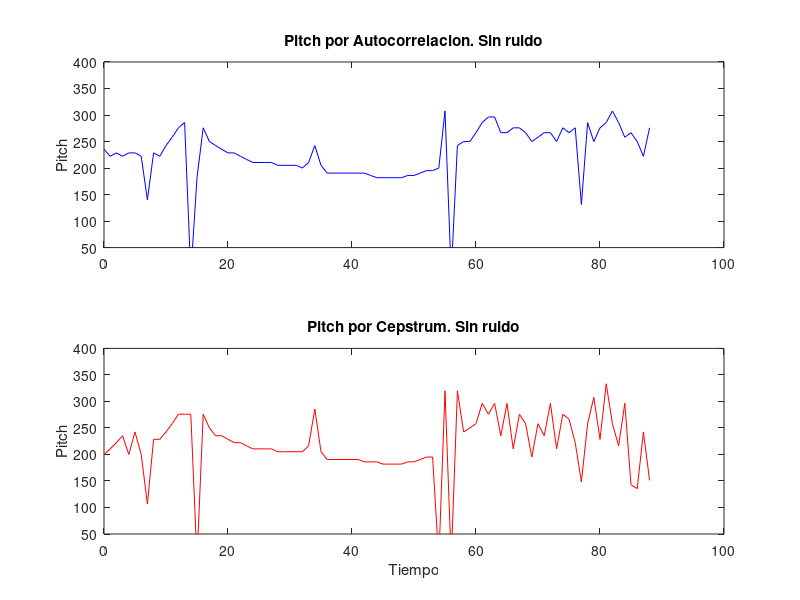
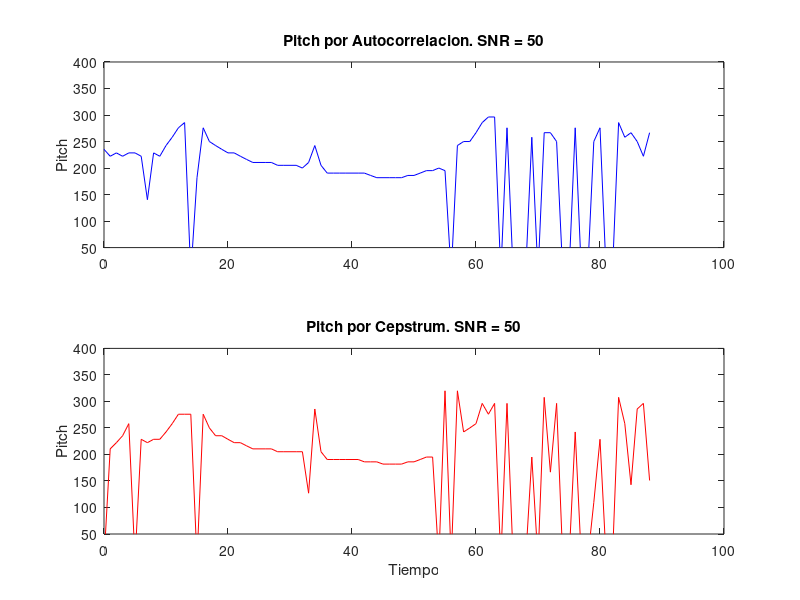
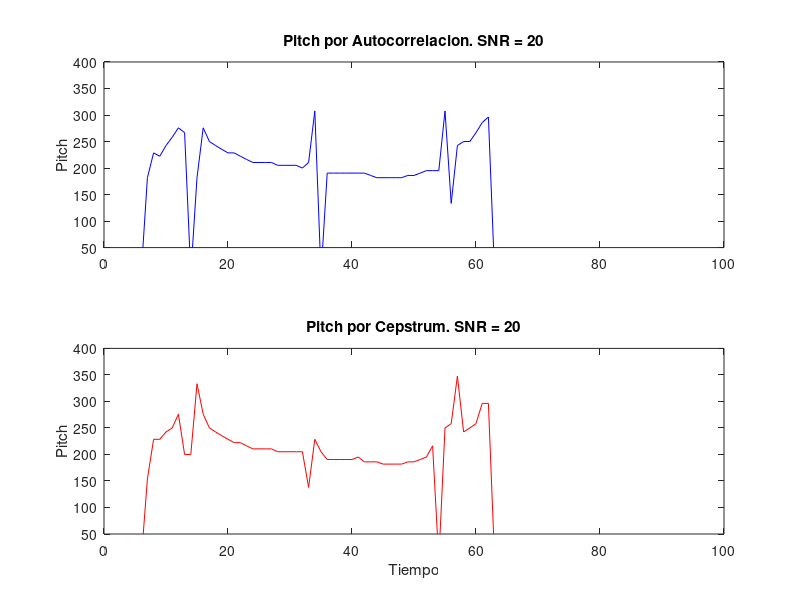
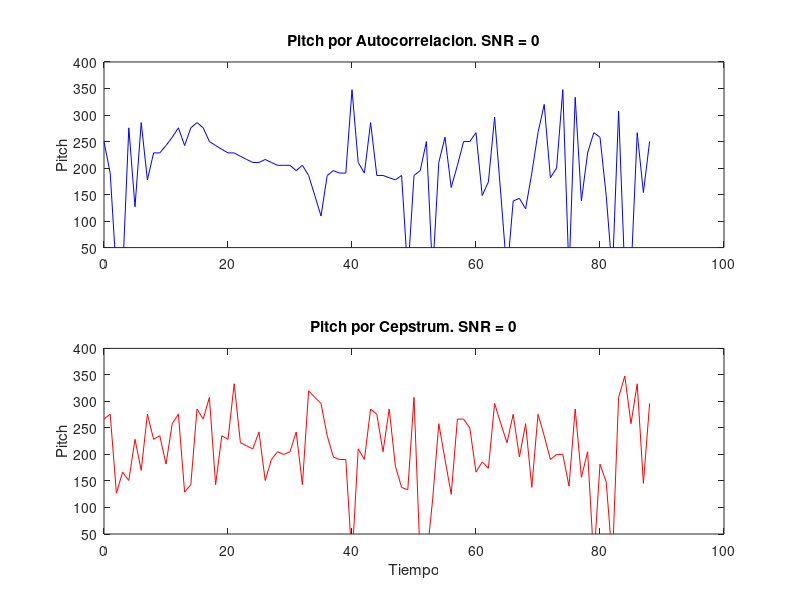

MATLAB code to generate these figures, in order:
1;

clear all;

%Umbrales para detectar si el fonema es sordo o sonoro
%obtenidos experimentalmente al analizar la 
global MIN_ENERGIA = 0.8; %energia en la banda de frecuencias altas (N/4~N/2)
global MIN_CRUCES = 60; %30 cruces en 30 ms equivale a una frecuencia de 1000 hz

%Devuelve la cantidad de cruces por cero que tiene la señal
% Mientras mas cruces por unidad de tiempo, mayor frecuencia tiene
function cruza = contar_cruces(senal)
    cruces = sign(senal);
    signo = cruces(1);
    cruza = 0;
    for i=2:length(cruces)
        if(signo == cruces(i)*(-1)) %si el signo es distinto al anterior
            cruza = cruza + 1;
        end
        signo = cruces(i);
    end
endfunction

%Calcula la energia de una senal con autocorrelacion
function energia = calcular_energia(senal)
    trans = abs(fft(senal)); %transforma
    N = length(trans);
    %evaluar = trans(floor(N/4):floor(N/2)); %se queda con el segundo cuarto que pertenece a las frecuencias altas
    energia = sum(trans.^2); %calcula energia en espectro
endfunction

%Devuelve true si el fragmento es sonoro.
function resultado = esSonoro(energia,cruces)
    global MIN_ENERGIA;
    global MIN_CRUCES;
    if(energia >= MIN_ENERGIA) %compara energia, mientras mas, es mas sonoro
        resultado = true;
    else
        if(cruces < MIN_CRUCES) %compara cruces, mientras menos, es mas sonoro
            resultado = true;
        else
            resultado = false;
        end
    end
endfunction

%Calcula el pitch de un fragmento por el metodo de autocorrelacion
function pitch_autocor = pitch_autocorrelacion(fragmento, frec_muestreo)
    autocor = xcorr(fragmento, fragmento);
    M = length(autocor);
    autocor = autocor(ceil(M/2):M);         %le saco la mitad porque esta duplicado
    M = length(autocor);                    %recalculo M
    inicio = ceil((2/1000)*frec_muestreo);  %empiezo a buscar a partir de 2 ms, para saltearme el primer pico.
    [maximo idx] = max(autocor(inicio:M));  %encuentro el indice del maximo
    pitch_autocor = (frec_muestreo/(idx+inicio));
endfunction

%Calcula el pitch de un fragmento por el metodo de cepstrum
function pitch_cep = pitch_cepstrum(fragmento, frec_muestreo)
    frec_inicio_busqueda = 400; %busco el pitch a partir de 400 Hz.
    inicio = frec_muestreo/frec_inicio_busqueda;

    cep = fragmento(1:floor(length(fragmento)/2)); %le quito la mitad porque es simetrico
    M = length(cep);

    [maximo idx] = max(cep(inicio:M)); %me quedo con el indice (frecuencia) maximo pico
    pitch_cep = (frec_muestreo/(inicio+idx)); %le sumo el desplazamiento y convierto a frecuencia
end


function [pitchs_cep, pitchs_autocor] = calcularPitch(frase, frec_muestreo);
    N = length(frase);
    %Configuracion de la ventana a utilizar
    ancho_ms = 30;                                  %ancho en milisegundos de la ventana
    ancho_ventana = ancho_ms*frec_muestreo/1000;    %ancho en muestras de la ventana
    ventana = hanning(ancho_ventana);               %definicion de la ventana

    %calculo de los pitchs
    pitchs_cep = [];
    pitchs_autocor = [];

    for i=1:ceil(N/ancho_ventana)
        inicio = (i-1)*ancho_ventana + 1;           %inicio de la ventana a procesar
        fin = ancho_ventana*i;                      %fin de la ventana
        fragmento = frase(((i-1)*ancho_ventana + 1):min(ancho_ventana*i,N)); %calcula fragmento
        if(length(fragmento) < ancho_ventana)       %termino de recorrer cuando la ventana es chica
            break;
        end;
        fragmento_v = fragmento .* ventana;         %ventanea fragmento
        energia = calcular_energia(fragmento_v);
        cruces = contar_cruces(fragmento_v);
        
        if(esSonoro(energia,cruces))
            cep = (ifft(log(abs(fft(fragmento_v)))));
            pitchs_cep = [pitchs_cep pitch_cepstrum(cep, frec_muestreo)];
            pitchs_autocor = [pitchs_autocor pitch_autocorrelacion(fragmento_v', frec_muestreo)];
        else
            pitchs_cep = [pitchs_cep 0];
            pitchs_autocor = [pitchs_autocor 0];
        end
    end

endfunction

%devuelve la frase con una relacion senal ruido dada por snr
function frase_ruido = contaminarRuido(frase, snr)
   N = length(frase);
   ruido = randn(N,1);
   potencia_frase = norm(frase,2)^2/N;
   potencia_ruido = norm(ruido,2)^2/N;
   alfa = sqrt(potencia_frase*(10^(-snr/10))/potencia_ruido);
   frase_ruido = frase + alfa*ruido;
endfunction

%filtra los pitchs mayores a 350 y menores a 50
function pitchs_filtrados = filtrarBajosAltos(pitchs)
    pitchs_filtrados = [];
    for i=1:length(pitchs)
        if(pitchs(i) >= 50 & pitchs(i) <= 350)
            pitchs_filtrados = [pitchs_filtrados pitchs(i)];
        else
            pitchs_filtrados = [pitchs_filtrados 0];
        end
    end
endfunction

%-----------------------------------------------

%Carga el audio
frec_muestreo = 8000;
frase = load("sent.txt");
frase = frase(125:length(frase)); %quita todos los ceros del principio

frases = [frase contaminarRuido(frase,50) contaminarRuido(frase,20) contaminarRuido(frase,0)];

%Calcula el pitch con dos metodos distintos
[pitchs_cep100, pitchs_autocor100]  = calcularPitch(frases(:,1), frec_muestreo);
[pitchs_cep50, pitchs_autocor50]    = calcularPitch(frases(:,2), frec_muestreo);
[pitchs_cep20, pitchs_autocor20]    = calcularPitch(frases(:,3), frec_muestreo);
[pitchs_cep0, pitchs_autocor0]      = calcularPitch(frases(:,4), frec_muestreo);

%Proceso de filtrado
pitchs_filtrados_cep100 = filtrarBajosAltos(pitchs_cep100);
pitchs_filtrados_cep50  = filtrarBajosAltos(pitchs_cep50);
pitchs_filtrados_cep20  = filtrarBajosAltos(pitchs_cep20);
pitchs_filtrados_cep0   = filtrarBajosAltos(pitchs_cep0);

pitchs_filtrados_autocor100 = filtrarBajosAltos(pitchs_autocor100);
pitchs_filtrados_autocor50  = filtrarBajosAltos(pitchs_autocor50);
pitchs_filtrados_autocor20  = filtrarBajosAltos(pitchs_autocor20);
pitchs_filtrados_autocor0   = filtrarBajosAltos(pitchs_autocor0);

M1 = length(pitchs_autocor100);
x1 = 0:M1-1;
M2 = length(pitchs_cep100);
x2 = 0:M2-1;

%Dibuja
hold on;
%   figure(1); specgram(frase); title("Espectrograma");
%   figure(2); plot(frase); title("Frase");
%   figure(3); plot(pitchs_cep); title("Pitchs por cepstrum");
%   figure(4); plot(pitchs_autocor); title("Pitchs por autocorrelacion");
figure(5); specgram(frases(:,1)); title("Espectrograma para senal sin ruido");
figure(6); specgram(frases(:,2)); title("Espectrograma para SNR = 50");
figure(7); specgram(frases(:,3)); title("Espectrograma para SNR = 20");
figure(8); specgram(frases(:,4)); title("Espectrograma para SNR = 0");

%figure(2); stem(energias)
hold on;
figure(1); 
subplot(2,1,1); plot(x1,pitchs_filtrados_autocor100,'b'); title("Pitch por Autocorrelacion. Sin ruido"); ylabel("Pitch"); ylim([50, 400]);
subplot(2,1,2); plot(x2,pitchs_filtrados_cep100,'r'); title("Pitch por Cepstrum. Sin ruido"); xlabel("Tiempo"); ylabel("Pitch"); ylim([50, 400]);

figure(2); 
subplot(2,1,1); plot(x1,pitchs_filtrados_autocor50,'b'); title("Pitch por Autocorrelacion. SNR = 50"); ylabel("Pitch"); ylim([50, 400]);
subplot(2,1,2); plot(x2,pitchs_filtrados_cep50,'r'); title("Pitch por Cepstrum. SNR = 50"); xlabel("Tiempo"); ylabel("Pitch"); ylim([50, 400]);

figure(3); 
subplot(2,1,1); plot(x1,pitchs_filtrados_autocor20,'b'); title("Pitch por Autocorrelacion. SNR = 20"); ylabel("Pitch"); ylim([50, 400]);
subplot(2,1,2); plot(x2,pitchs_filtrados_cep20,'r'); title("Pitch por Cepstrum. SNR = 20"); xlabel("Tiempo"); ylabel("Pitch"); ylim([50, 400]);

figure(4); 
subplot(2,1,1); plot(x1,pitchs_filtrados_autocor0,'b'); title("Pitch por Autocorrelacion. SNR = 0"); ylabel("Pitch"); ylim([50, 400]);
subplot(2,1,2); plot(x2,pitchs_filtrados_cep0,'r'); title("Pitch por Cepstrum. SNR = 0"); xlabel("Tiempo"); ylabel("Pitch"); ylim([50, 400]);

pause;
